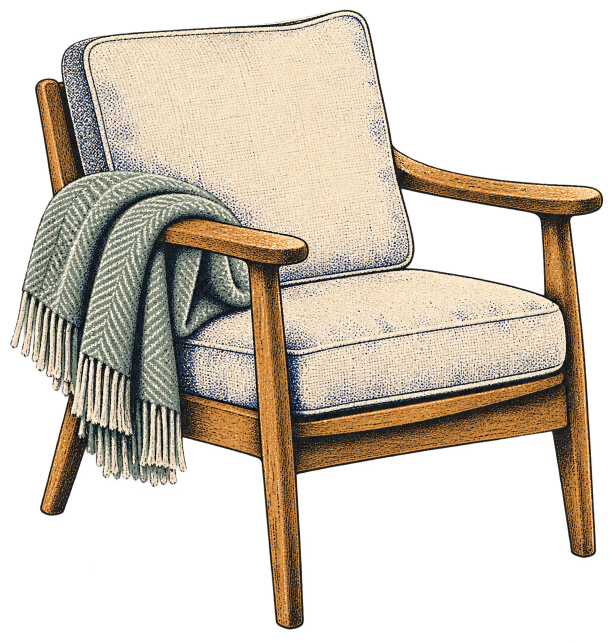
#> input picture 10_recursos_visuales/03_transparentes/relevo-motivo-04-silla.png, 1224 x 1285 px, given in place of 01-sesion-digital.png, which was not available (shown at 1/2 size); the run also reads 1 picture not shown here
$ python render_video.py
#> lines starting #> are read from the running program, lines starting #| are printed output that depends on the picture; pictures that were not available may be replaced by others from this repository, and a replacement may not be noted
from __future__ import annotations

import argparse
import math
import os
import subprocess
from pathlib import Path

from PIL import Image, ImageChops, ImageDraw, ImageEnhance, ImageFilter, ImageFont


W, H = 3840, 2160
FPS = 30
BG = (17, 19, 20)
WHITE = (241, 241, 241)
MUTED = (182, 184, 183)
RED = (215, 25, 33)


ROOT = Path(__file__).resolve().parent
ASSETS = ROOT / "assets"
FRAMES = ROOT / "frames"
OUTPUT = ROOT / "relevo-video-lanzamiento-4k.mp4"


def font(path: str, size: int) -> ImageFont.FreeTypeFont:
    return ImageFont.truetype(str(ASSETS / path), size=size)


SANS_240 = font("ibm-plex-sans.ttf", 240)
SANS_190 = font("ibm-plex-sans.ttf", 190)
SANS_150 = font("ibm-plex-sans.ttf", 150)
SANS_110 = font("ibm-plex-sans.ttf", 110)
SANS_72 = font("ibm-plex-sans.ttf", 72)
SANS_54 = font("ibm-plex-sans.ttf", 54)
MONO_56 = font("ibm-plex-mono.ttf", 56)
MONO_42 = font("ibm-plex-mono.ttf", 42)


def cover(path: Path, focal_x: float = 0.5, focal_y: float = 0.5) -> Image.Image:
    img = Image.open(path).convert("RGB")
    scale = max(W / img.width, H / img.height)
    nw, nh = math.ceil(img.width * scale), math.ceil(img.height * scale)
    img = img.resize((nw, nh), Image.Resampling.LANCZOS)
    left = int((nw - W) * focal_x)
    top = int((nh - H) * focal_y)
    left = max(0, min(left, nw - W))
    top = max(0, min(top, nh - H))
    return img.crop((left, top, left + W, top + H))


# [7 lines left out: function vertical_gradient, not called in this run]


def horizontal_gradient(size: tuple[int, int], left_alpha: int, right_alpha: int) -> Image.Image:
    grad = Image.new("L", (size[0], 1))
    grad.putdata([
        round(left_alpha + (right_alpha - left_alpha) * x / max(1, size[0] - 1))
        for x in range(size[0])
    ])
    return grad.resize(size)


def darken(img: Image.Image, opacity: int = 90) -> Image.Image:
    shade = Image.new("RGB", img.size, BG)
    return Image.blend(img, shade, opacity / 255)


def left_scrim(img: Image.Image, strength: int = 235, end: int = 25) -> Image.Image:
    overlay = Image.new("RGB", img.size, BG)
    return Image.composite(overlay, img, horizontal_gradient(img.size, strength, end))


def add_grain(img: Image.Image, opacity: float = 0.055) -> Image.Image:
    noise = Image.effect_noise((W // 2, H // 2), 28).resize((W, H), Image.Resampling.BILINEAR)
    noise_rgb = Image.merge("RGB", (noise, noise, noise))
    return Image.blend(img, noise_rgb, opacity)


def label(draw: ImageDraw.ImageDraw, text: str, xy: tuple[int, int], fill=MUTED) -> None:
    draw.text(xy, text, font=MONO_42, fill=fill, spacing=12)


def dot_field(draw: ImageDraw.ImageDraw, cx: int, cy: int, radius: int, red_tip: bool = False) -> None:
    for ring in range(1, 18):
        count = 10 + ring * 4
        rr = radius * ring / 18
        for i in range(count):
            a = i * math.tau / count + ring * 0.19
            x = cx + math.cos(a) * rr * (1.0 + 0.08 * math.sin(i * 1.7))
            y = cy + math.sin(a) * rr * 0.62
            s = max(3, 11 - ring // 3)
            alpha = max(65, 230 - ring * 8)
            c = (alpha, alpha, alpha)
            draw.ellipse((x - s, y - s, x + s, y + s), fill=c)
    if red_tip:
        draw.ellipse((cx + radius - 28, cy - 28, cx + radius + 28, cy + 28), fill=RED)


def save(img: Image.Image, index: int, name: str) -> None:
    FRAMES.mkdir(parents=True, exist_ok=True)
    add_grain(img).save(FRAMES / f"{index:02d}-{name}.png", compress_level=2)


def slide_01() -> None:
    img = cover(ASSETS / "01-sesion-digital.png", focal_x=0.58)
    img = left_scrim(darken(img, 35), 245, 15)
    d = ImageDraw.Draw(img)
    label(d, "UNA SITUACIÓN COTIDIANA", (260, 300))
    d.text((250, 500), "A VECES SABES\nQUÉ QUIERES HACER.", font=SANS_190, fill=WHITE, spacing=16)
    d.line((260, 1720, 1130, 1720), fill=(105, 105, 102), width=3)
    d.ellipse((1130, 1704, 1162, 1736), fill=RED)
    save(img, 1, "situacion")


def slide_02() -> None:
    img = Image.new("RGB", (W, H), BG)
    d = ImageDraw.Draw(img)
    label(d, "INTENCIONES ELEGIDAS", (260, 250))
    words = [("LEER.", 430, WHITE), ("CAMINAR.", 900, (200, 200, 195)), ("DIBUJAR.", 1370, WHITE)]
    for text, y, color in words:
        d.text((250, y), text, font=SANS_240, fill=color)
        d.line((2160, y + 155, 3420, y + 155), fill=(82, 82, 80), width=3)
    dot_field(d, 3260, 1080, 380, red_tip=True)
    save(img, 2, "intenciones")


def slide_03() -> None:
    img = cover(ASSETS / "01-sesion-digital.png", focal_x=0.72)
    img = left_scrim(darken(ImageEnhance.Contrast(img).enhance(1.08), 75), 250, 45)
    d = ImageDraw.Draw(img)
    label(d, "CONTINUIDAD DIGITAL", (260, 260))
    d.text((250, 470), "EL SIGUIENTE\nCONTENIDO\nYA ESTÁ AHÍ.", font=SANS_190, fill=WHITE, spacing=4)
    d.text((265, 1660), "La intención deja de orientar\nel próximo paso.", font=SANS_72, fill=(205, 204, 198), spacing=10)
    save(img, 3, "continuidad")


def slide_04() -> None:
    img = Image.new("RGB", (W, H), BG)
    d = ImageDraw.Draw(img)
    dot_field(d, 780, 1110, 600, red_tip=False)
    d.line((1400, 1110, 2230, 1110), fill=(125, 125, 120), width=3)
    d.ellipse((2212, 1092, 2248, 1128), fill=WHITE)
    d.line((2248, 1110, 3100, 1110), fill=(125, 125, 120), width=3)
    d.ellipse((3070, 1080, 3130, 1140), fill=RED)
    label(d, "RELEVO", (1400, 610), WHITE)
    d.text((1390, 740), "TRAE LA INTENCIÓN\nDE VUELTA.", font=SANS_150, fill=WHITE, spacing=14)
    save(img, 4, "relevo")


def rounded_image(img: Image.Image, size: tuple[int, int], radius: int) -> Image.Image:
    img = img.resize(size, Image.Resampling.LANCZOS)
    mask = Image.new("L", size, 0)
    ImageDraw.Draw(mask).rounded_rectangle((0, 0, size[0], size[1]), radius=radius, fill=255)
    out = Image.new("RGBA", size)
    out.paste(img.convert("RGBA"), (0, 0), mask)
    return out


def slide_05() -> None:
    img = Image.new("RGB", (W, H), BG)
    d = ImageDraw.Draw(img)
    label(d, "01 / CONFIGURA", (260, 260))
    d.text((250, 500), "ELIGE UNA\nINTENCIÓN.", font=SANS_190, fill=WHITE, spacing=12)
    d.text((260, 1120), "DEFINE CÓMO\nEMPEZAR.", font=SANS_110, fill=(198, 198, 192), spacing=12)
    d.line((260, 1590, 1640, 1590), fill=(90, 90, 88), width=3)
    d.text((260, 1650), "La aplicación organiza.", font=SANS_54, fill=MUTED)
    phone = rounded_image(Image.open(ASSETS / "03-app-formular.png").convert("RGB"), (890, 1920), 72)
    shadow = Image.new("RGBA", (1100, 2070), (0, 0, 0, 0))
    sd = ImageDraw.Draw(shadow)
    sd.rounded_rectangle((105, 65, 995, 1985), radius=80, fill=(0, 0, 0, 180))
    shadow = shadow.filter(ImageFilter.GaussianBlur(35))
    img.paste(shadow, (2480, 40), shadow)
    img.paste(phone, (2580, 100), phone)
    d = ImageDraw.Draw(img)
    d.rounded_rectangle((2578, 98, 3472, 2022), radius=76, outline=(98, 98, 95), width=4)
    save(img, 5, "configura")


def slide_06() -> None:
    img = cover(ASSETS / "04-contexto-fisico.png", focal_x=0.50)
    img = left_scrim(darken(img, 20), 235, 8)
    d = ImageDraw.Draw(img)
    label(d, "02 / SITÚA", (260, 260))
    d.text((250, 510), "JUNTO AL\nPRIMER PASO.", font=SANS_190, fill=WHITE, spacing=8)
    d.text((260, 1470), "El lugar relaciona la señal\ncon una forma de comenzar.", font=SANS_72, fill=(210, 209, 202), spacing=10)
    d.text((260, 1860), "Forma física exploratoria", font=MONO_42, fill=MUTED)
    save(img, 6, "situa")


def slide_07() -> None:
    img = cover(ASSETS / "02-primer-paso-lectura.png", focal_x=0.45)
    img = left_scrim(darken(img, 18), 238, 10)
    d = ImageDraw.Draw(img)
    label(d, "03 / PULSO", (260, 260))
    d.text((250, 510), "UNA SEÑAL BREVE\nLA HACE PRESENTE.", font=SANS_150, fill=WHITE, spacing=15)
    d.text((260, 1440), "Fuera del teléfono.\nCerca de donde puede empezar.", font=SANS_72, fill=(210, 209, 202), spacing=10)
    d.ellipse((248, 1840, 296, 1888), fill=RED)
    d.line((296, 1864, 1430, 1864), fill=(112, 112, 108), width=3)
    save(img, 7, "pulso")


# [38 lines left out: functions slide_08, slide_09, slide_10, not called in this run]


def build_frames() -> list[Path]:
    for fn in (slide_01, slide_02, slide_03, slide_04, slide_05, slide_06, slide_07, slide_08, slide_09, slide_10):
        fn()
#> this loop made 7 passes
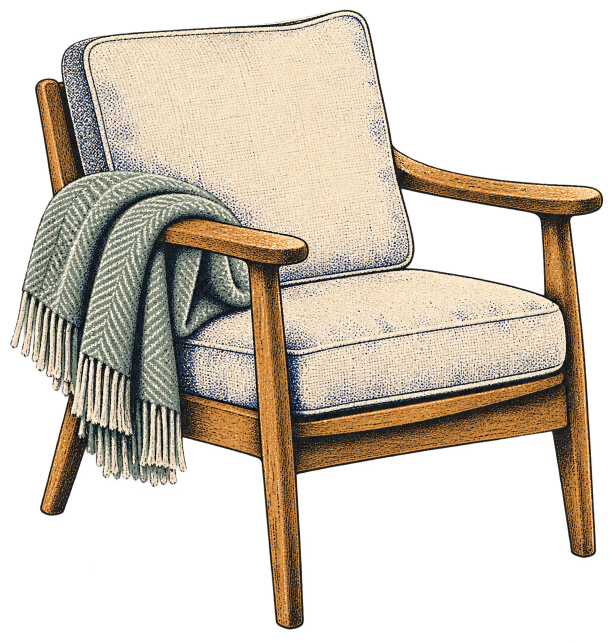
#> input picture 10_recursos_visuales/03_transparentes/relevo-motivo-04-silla.png, 1224 x 1285 px, given in place of 01-sesion-digital.png, which was not available (shown at 1/2 size)
#> pass 1, in cover, `img = Image.open(path).convert("RGB")`:
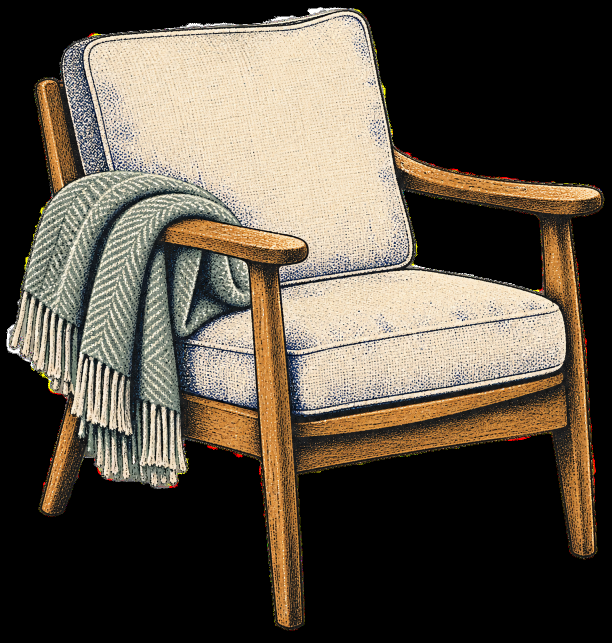
#> img: PIL image 1224x1285 RGB (shown at 1/2 size); mean R, G, B 90.6, 81.5, 68.6
#> pass 1, in cover, `img = img.resize((nw, nh), Image.Resampling.LANCZOS)`:
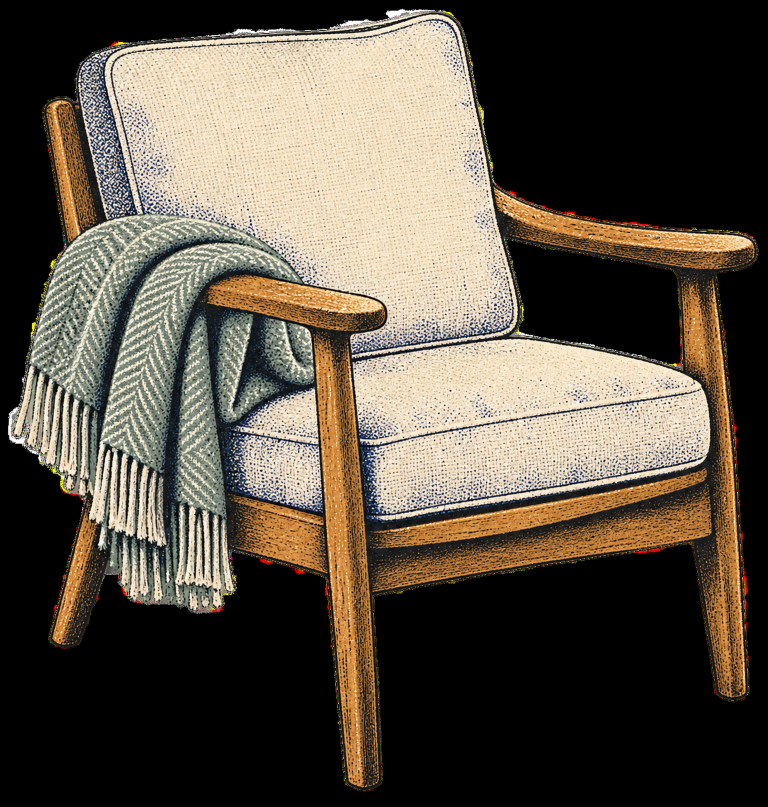
#> img: PIL image 3840x4032 RGB (shown at 1/5 size); mean R, G, B 90.6, 81.6, 68.7
#> pass 1, in slide_01, `img = cover(ASSETS / "01-sesion-digital.png", focal_x=0.58)`:
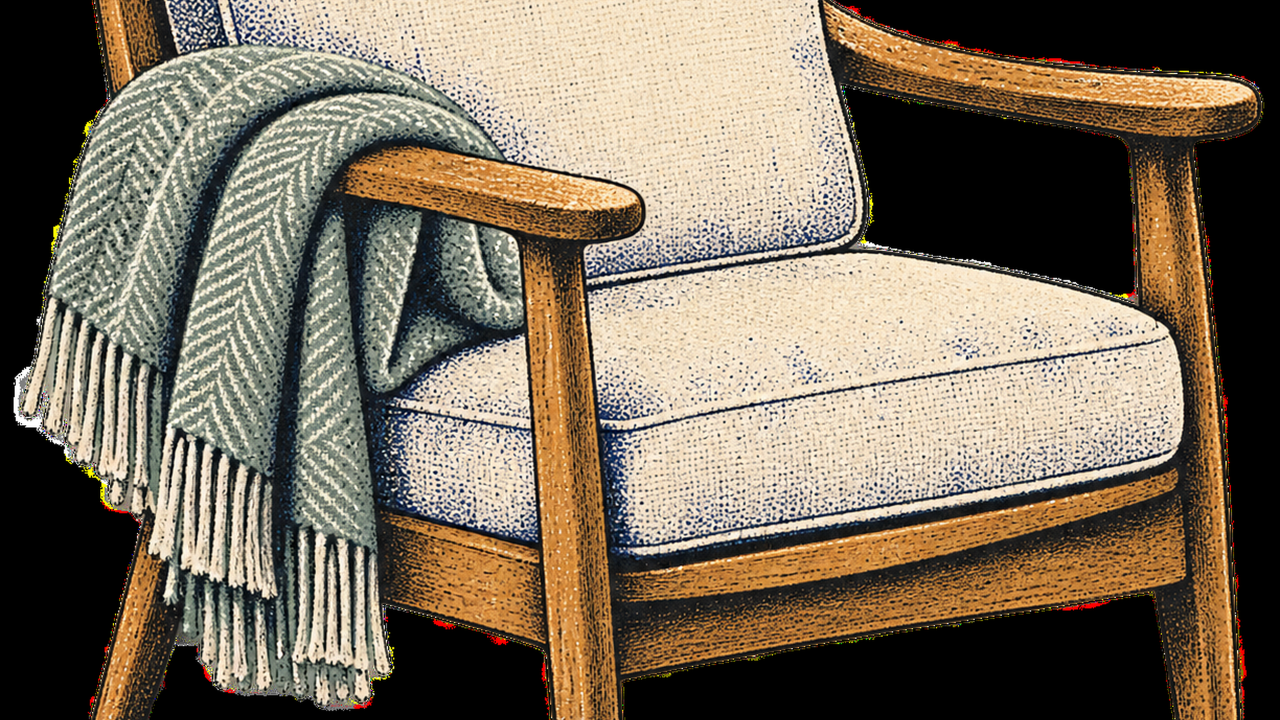
#> img: PIL image 3840x2160 RGB (shown at 1/3 size); mean R, G, B 122.2, 109.8, 91.8
    return sorted(FRAMES.glob("*.png"))


# [80 lines left out: functions locate_ffmpeg, render, not called in this run]


def main() -> None:
    parser = argparse.ArgumentParser(description="Renderiza el video promocional 4K de Relevo")
    parser.add_argument("--ffmpeg", help="Ruta explícita al binario de ffmpeg")
    parser.add_argument("--frames-only", action="store_true")
    args = parser.parse_args()
    frames = build_frames()
    if not args.frames_only:
        render(locate_ffmpeg(args.ffmpeg), frames)
        print(OUTPUT)


if __name__ == "__main__":
#> (the run stopped early here; a loop or call above may not have finished)
